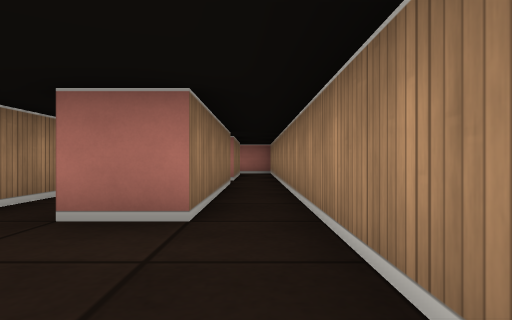
view 1 (above)

15 first-person views from a walk through a cub3D ray-caster map. The camera is about half as high as the walls, looks level and sees 75° across. The floor is counted in squares. Each view is taken from the middle of a square. On the plan, view 1 faces up. The plan holds only what a view shows up to about 9 squares ahead; the rest is blank.

view 2
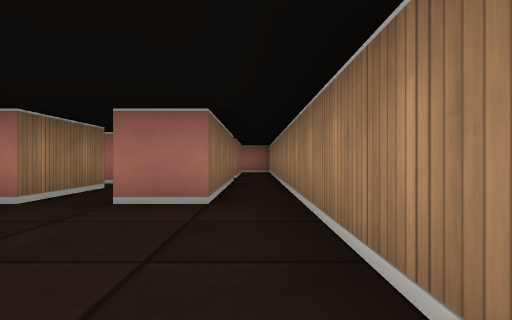

view 3
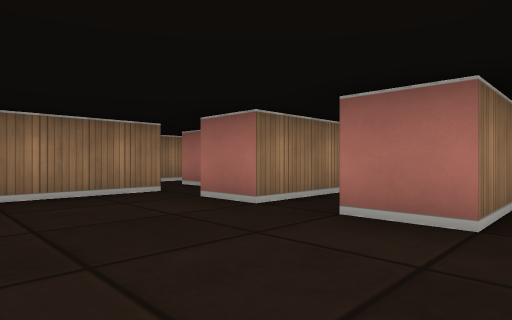

view 4
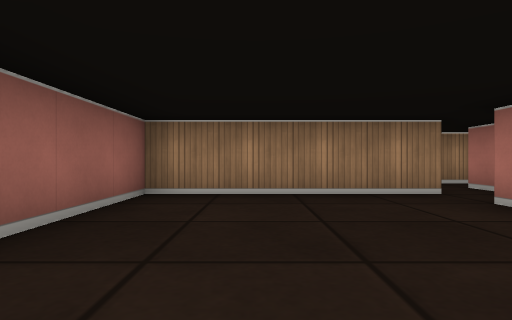

view 5
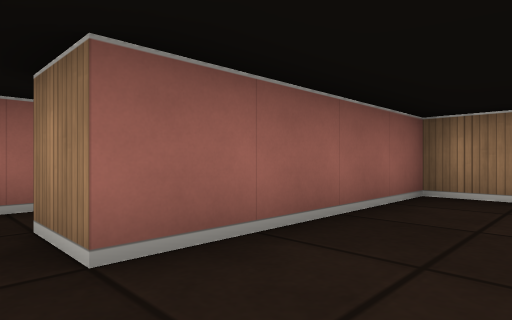

view 6
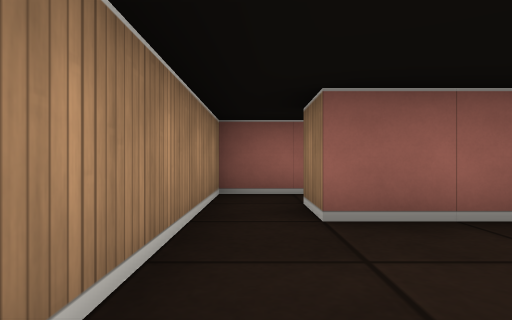

view 7
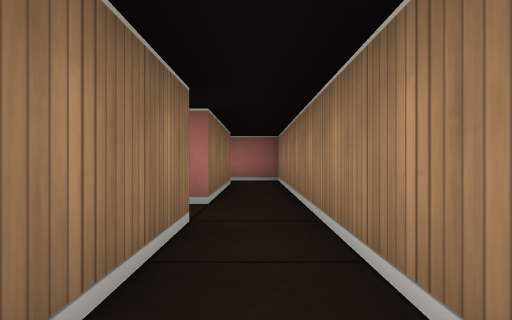

view 8
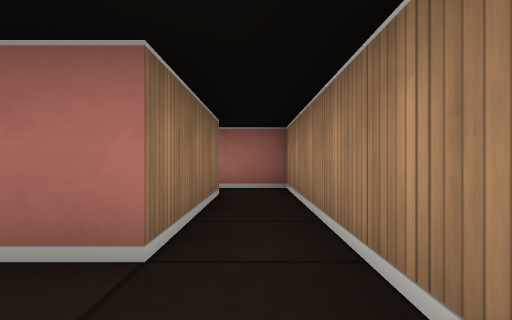

view 9
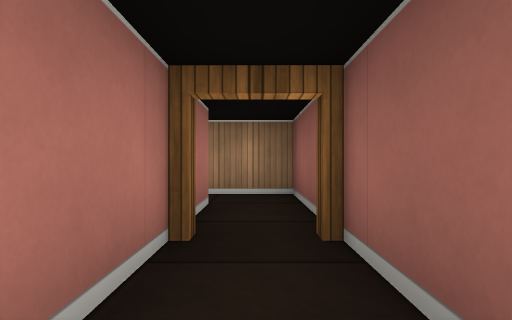

view 10
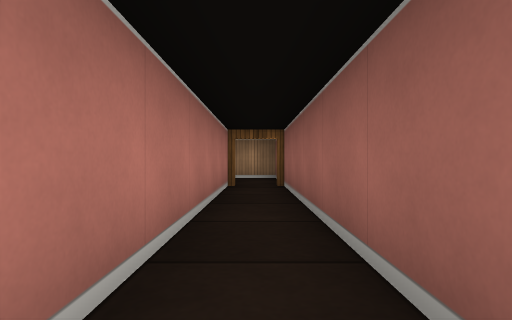

view 11
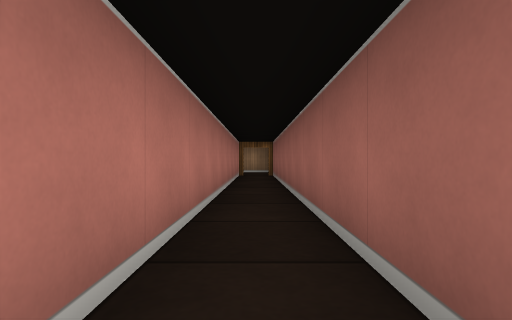

view 12
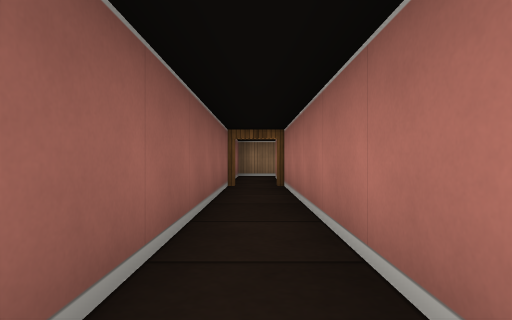

view 13
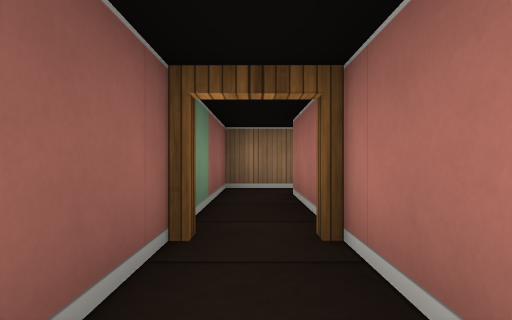

view 14
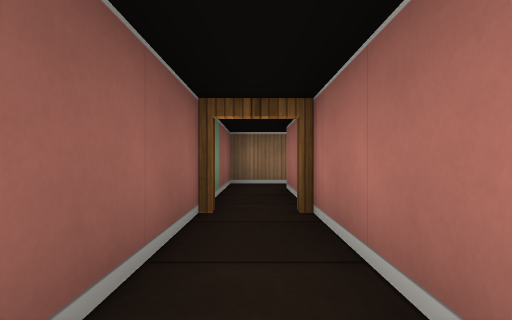

view 15
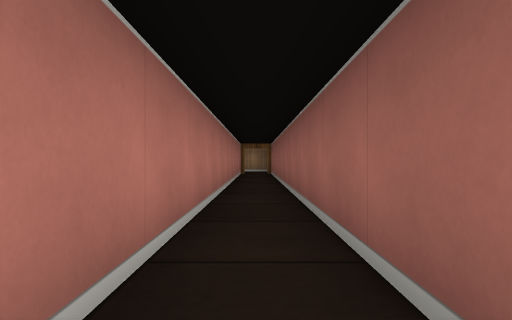

### Floor plan
Ten units are one square. View 1 is at (0, 0); x grows to the right and y downward. Boxes are objects, and circles mark ways between rooms. Rooms are numbered by the first view taken in them; rooms with no view inside come last. Other rooms are left out.
<svg viewBox="-190 -120 200 160">
<path fill="none" stroke="#000" d="M-25 -45 -25 -25 -35 -25M-45 -26 -45 15 -5 15 -5 25 -20 25M-49 -35 -55 -35M-5 -65 -5 -25 -15 -25M-20 35 5 35 5 -115 -6 -115M-5 -105 -5 -75 -12 -75M-150 35 -20 35M-20 25 -150 25M-185 24 -185 35 -150 35M-150 25 -175 25"/>
<circle cx="-20" cy="30" r="3" fill="#2a7"/>
<circle cx="-150" cy="30" r="3" fill="#2a7"/>
<text x="-20" y="-30">1</text>
<text x="-90" y="30">2</text>
<text x="-170" y="30">3</text>
</svg>
Room 1 opens to room 2. Room 2 opens to room 3.

Where each view was taken, in squares from view 1:
view 1: 0 up, 0 right, facing up
view 2: 1 down, 0 right, facing up
view 3: 0 up, 0 right, facing up-left
view 4: 0 up, 0 right, facing left
view 5: 0 up, 0 right, facing down-left
view 6: 1 up, 0 right, facing down
view 7: 4 up, 0 right, facing up
view 8: 6 up, 0 right, facing up
view 9: 3 down, 4 left, facing right
view 10: 3 down, 8 left, facing right
view 11: 3 down, 12 left, facing right
view 12: 3 down, 9 left, facing left
view 13: 3 down, 13 left, facing left
view 14: 3 down, 12 left, facing left
view 15: 3 down, 13 left, facing right
